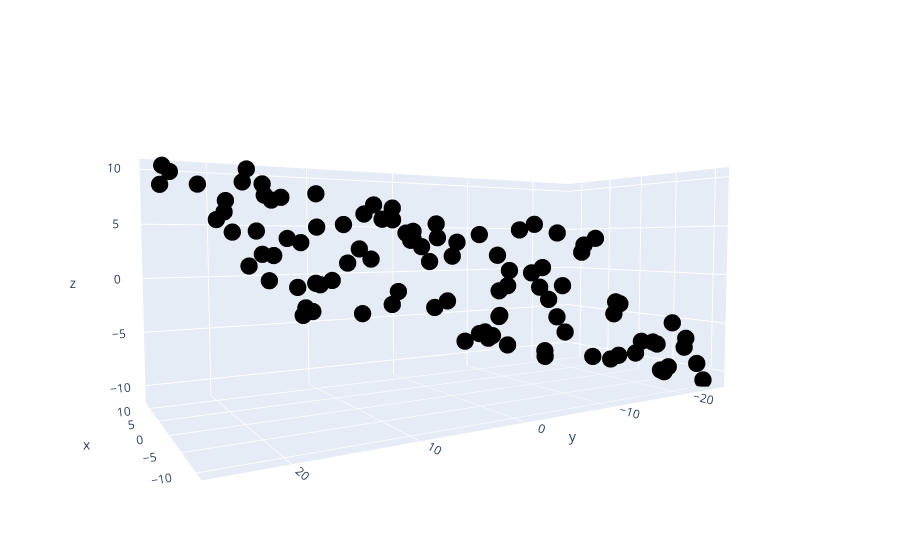

The notebook cell saved with this chart:
### Code cell
fig = go.Figure( data = [go.Scatter3d(
    x = points[:, 0], y = points[:, 1], z = points[:, 2],
    mode = "markers",  marker=dict(size=6,color='black') )]
         )
fig.update_layout(margin=dict(l=0,r=0,b=0,t=0))
fig.show()
